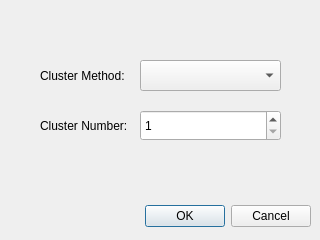
<?xml version="1.0" encoding="UTF-8"?>
<ui version="4.0">
 <class>Dialog</class>
 <widget class="QDialog" name="Dialog">
  <property name="geometry">
   <rect>
    <x>0</x>
    <y>0</y>
    <width>320</width>
    <height>240</height>
   </rect>
  </property>
  <property name="windowTitle">
   <string>Cluster Setup</string>
  </property>
  <property name="windowIcon">
   <iconset>
    <normaloff>dat-logo.svg</normaloff>dat-logo.svg</iconset>
  </property>
  <widget class="QDialogButtonBox" name="buttonBox">
   <property name="geometry">
    <rect>
     <x>10</x>
     <y>200</y>
     <width>301</width>
     <height>32</height>
    </rect>
   </property>
   <property name="orientation">
    <enum>Qt::Orientation::Horizontal</enum>
   </property>
   <property name="standardButtons">
    <set>QDialogButtonBox::StandardButton::Cancel|QDialogButtonBox::StandardButton::Ok</set>
   </property>
  </widget>
  <widget class="QLabel" name="label">
   <property name="geometry">
    <rect>
     <x>40</x>
     <y>110</y>
     <width>91</width>
     <height>31</height>
    </rect>
   </property>
   <property name="text">
    <string>Cluster Number:</string>
   </property>
  </widget>
  <widget class="QLabel" name="label_2">
   <property name="geometry">
    <rect>
     <x>40</x>
     <y>60</y>
     <width>91</width>
     <height>31</height>
    </rect>
   </property>
   <property name="text">
    <string>Cluster Method:</string>
   </property>
  </widget>
  <widget class="QSpinBox" name="spinBox">
   <property name="geometry">
    <rect>
     <x>140</x>
     <y>110</y>
     <width>141</width>
     <height>31</height>
    </rect>
   </property>
   <property name="minimum">
    <number>1</number>
   </property>
  </widget>
  <widget class="QComboBox" name="comboBox">
   <property name="geometry">
    <rect>
     <x>140</x>
     <y>60</y>
     <width>141</width>
     <height>31</height>
    </rect>
   </property>
   <property name="currentText">
    <string/>
   </property>
   <property name="placeholderText">
    <string>K-Means</string>
   </property>
  </widget>
 </widget>
 <resources/>
 <connections>
  <connection>
   <sender>buttonBox</sender>
   <signal>accepted()</signal>
   <receiver>Dialog</receiver>
   <slot>accept()</slot>
   <hints>
    <hint type="sourcelabel">
     <x>248</x>
     <y>254</y>
    </hint>
    <hint type="destinationlabel">
     <x>157</x>
     <y>274</y>
    </hint>
   </hints>
  </connection>
  <connection>
   <sender>buttonBox</sender>
   <signal>rejected()</signal>
   <receiver>Dialog</receiver>
   <slot>reject()</slot>
   <hints>
    <hint type="sourcelabel">
     <x>316</x>
     <y>260</y>
    </hint>
    <hint type="destinationlabel">
     <x>286</x>
     <y>274</y>
    </hint>
   </hints>
  </connection>
 </connections>
</ui>
